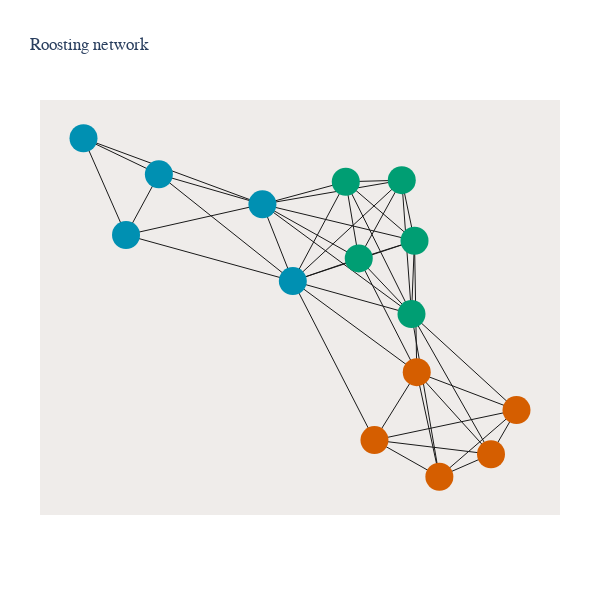

The notebook cell this image was saved under:
### Markdown cell above
### i. Network analysis of SRI matrix

### Code cell
import networkx as nx

SRI_threshold= 0.05

sorted_names= list(Anatree.keys())

gp_acquaintance= [[z for z in gp_bats.keys() if x in gp_bats[z]] for x in sorted_names]
gp_acquaintance= list(it.chain(*gp_acquaintance))

gp_col= {
    'SE': [213,94,0],
    'SR': [0,158,115],
    'SH': [0,144,178]
}

col_vec= ['rgb({})'.format(','.join([str(z) for z in gp_col[x]])) for x in gp_acquaintance]

G=nx.Graph()#  G is an empty Graph

my_nodes=range(len(sorted_names))
G.add_nodes_from(my_nodes)

edges= []
edge_width= []
for bat in sorted_names:
    for other in sorted_names:
        if Anatree[bat][other] > SRI_threshold and bat != other:
            ibat= sorted_names.index(bat)
            iother= sorted_names.index(other)
            edge_width.append(Anatree[bat][other])
            edges.append(tuple(sorted([ibat,iother])))

edges= sorted(list(set(edges)))
G.add_edges_from(edges)

pos=nx.fruchterman_reingold_layout(G)

Xn=[pos[k][0] for k in range(len(pos))]
Yn=[pos[k][1] for k in range(len(pos))]

labels= sorted_names



trace_nodes=dict(type='scatter',
                 x=Xn, 
                 y=Yn,
                 mode='markers',
                 marker=dict(size=28, color=col_vec),
                 text=labels,
                 hoverinfo='text')


Xe=[]
Ye=[]
for e in G.edges():
    Xe.extend([pos[e[0]][0], pos[e[1]][0], None])
    Ye.extend([pos[e[0]][1], pos[e[1]][1], None])

trace_edges=dict(type='scatter',
                 mode='lines',
                 x=Xe,
                 y=Ye,
                 line=dict(width=1, color='rgb(25,25,25)'),
                 hoverinfo='none' 
                )

axis=dict(showline=False, # hide axis line, grid, ticklabels and  title
          zeroline=False,
          showgrid=False,
          showticklabels=False,
          title='' 
          )
layout=dict(title= 'Roosting network',  
            font= dict(family='Balto'),
            width=600,
            height=600,
            autosize=False,
            showlegend=False,
            xaxis=axis,
            yaxis=axis,
            margin=dict(
            l=40,
            r=40,
            b=85,
            t=100,
            pad=0,
       
    ),
    hovermode='closest',
    plot_bgcolor='#efecea', #set background color            
    )


fig = dict(data=[trace_edges, trace_nodes], layout=layout)

iplot(fig)

### Figure 1 — Plotly figure (JSON) as saved in the notebook; plotly's stock layout.template omitted (floating-point values rounded to 4 significant figures; data arrays with more than 128 entries replaced by an {"elided": "..."} marker saying what was removed)
{"data": [{"hoverinfo": "none", "line": {"color": "rgb(25,25,25)", "width": 1}, "mode": "lines", "type": "scatter", "x": {"elided": "138 float values"}, "y": {"elided": "138 float values"}}, {"hoverinfo": "text", "marker": {"color": ["rgb(213,94,0)", "rgb(213,94,0)", "rgb(0,144,178)", "rgb(0,144,178)", "rgb(0,144,178)", "rgb(0,144,178)", "rgb(0,144,178)", "rgb(213,94,0)", "rgb(213,94,0)", "rgb(213,94,0)", "rgb(0,158,115)", "rgb(0,158,115)", "rgb(0,158,115)", "rgb(0,158,115)", "rgb(0,158,115)"], "size": 28}, "mode": "markers", "text": ["ESSE22", "ESSE23", "ESSH24", "ESSH25", "ESSH26", "ESSH27", "ESSH28", "ESSE25", "ESSE26", "ESSE27", "ESSR24", "ESSR25", "ESSR26", "ESSR27", "ESSR28"], "type": "scatter", "x": [0.1361, 0.6907, -0.8339, -0.7057, -1.0, -0.3014, -0.1827, 0.3896, 0.5912, 0.3012, 0.02416, 0.2807, 0.2925, 0.07481, 0.2428], "y": [-0.6632, -0.5299, 0.2477, 0.517, 0.6773, 0.384, 0.04319, -0.8259, -0.7258, -0.3617, 0.484, -0.1034, 0.2222, 0.1435, 0.4909]}], "layout": {"autosize": false, "font": {"family": "Balto"}, "height": 600, "hovermode": "closest", "margin": {"b": 85, "l": 40, "pad": 0, "r": 40, "t": 100}, "plot_bgcolor": "#efecea", "showlegend": false, "title": {"text": "Roosting network"}, "width": 600, "xaxis": {"showgrid": false, "showline": false, "showticklabels": false, "title": {"text": ""}, "zeroline": false}, "yaxis": {"showgrid": false, "showline": false, "showticklabels": false, "title": {"text": ""}, "zeroline": false}}}
